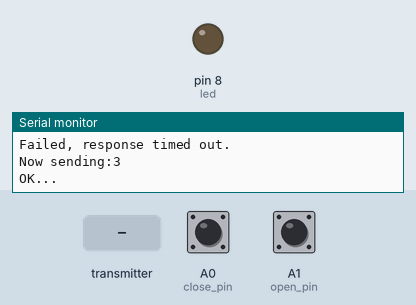
Bench run of a sketch on a simulated Arduino Uno, built with avr-gcc and run on an emulated ATmega328P. Shown: output pins drawn as LEDs (lit = HIGH), the last lines printed to the serial monitor. The test bench sets the inputs (shaded band); at power-on: A0 (close_pin) HIGH, A1 (open_pin) HIGH. No radio packets arrive unless stated; pins used as bus, display or sensor lines are not drawn.

Above: at 0.83 s.
1.3 s: the transmitter starts sending got_response = 0
At 4.03 s:
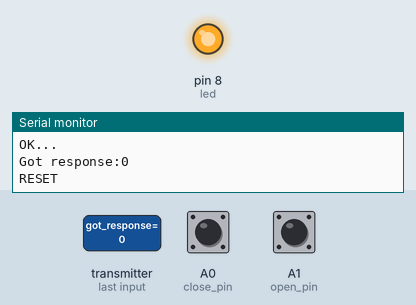
Timing chart, 0 to 10.3 s (numbered marks = the images above; inputs shaded):
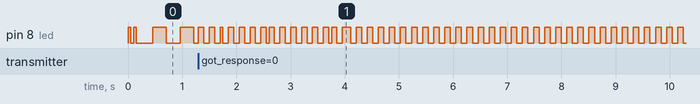

The sketch:

nano_client.ino
```cpp
#include <SPI.h>
#include "nRF24L01.h"
#include "RF24.h"

bool DEBUG = true;

//
// Hardware configuration
//
int close_pin = A0;
int open_pin = A1;
int is_closed_pin = A2;  // unused
int is_open_pin = A3;  // unused

/* Door states:
 * 0 = error, probably communication blackout
 * 1 = close
 * 2 = open
 * 3 = noop (do nothing, all ok)
 */
unsigned long door_action = 3;

int reset_pin = 7;

int led = 8;  // onboard led 13 is used by RF24 for clock o_O
bool led_state = HIGH;
unsigned long led_time_ok = 1000;
unsigned long led_time_blackout = 50;
unsigned long led_timer = led_time_blackout;
unsigned long led_timer_start = millis();
unsigned long radio_led_blackout_treshold = 1000;

unsigned long wireless_interval = 200;
unsigned long last_wireless_millis = 0;
unsigned long radio_wd_time = 4000;

// Set up nRF24L01 radio on SPI bus plus pins 9 & 10
RF24 radio(9, 10);

//
// Topology
//
const uint64_t pipes[2] = { 0xF0F0F0F0E1LL, 0xE8E8F0F0E1LL };

//
// Role management
//
typedef enum { role_ping_out = 1, role_pong_back } role_e;
role_e role = role_ping_out;


void setup()
{
    // reset hack
    digitalWrite(reset_pin, HIGH);
    pinMode(reset_pin, OUTPUT);

    pinMode(led, OUTPUT);
    digitalWrite(led, led_state);

    pinMode(close_pin, INPUT_PULLUP);
    digitalWrite(close_pin, HIGH);
    pinMode(open_pin, INPUT_PULLUP);
    digitalWrite(open_pin, HIGH);
    pinMode(is_closed_pin, INPUT_PULLUP);
    digitalWrite(is_closed_pin, HIGH);
    pinMode(is_open_pin, INPUT_PULLUP);
    digitalWrite(is_open_pin, HIGH);

    //
    // Setup and configure rf radio
    //
    radio.begin();

    // optionally, increase the delay between retries & # of retries
    radio.setRetries(15, 15);

    // optionally, reduce the payload size.  seems to
    // improve reliability
    radio.setPayloadSize(8);

    if ( role == role_ping_out )
    {
        radio.openWritingPipe(pipes[0]);
        radio.openReadingPipe(1, pipes[1]);
    }
    else
    {
        radio.openWritingPipe(pipes[1]);
        radio.openReadingPipe(1, pipes[0]);
    }

    if (DEBUG)
    {
        Serial.begin(115200);
        Serial.println("BEGIN");
    }
}

/*
 * Positive logic.
 * Also guard against disconnected C1 Arduino (all command pins will be HIGH due to internal pullup).
 */
bool readCommandPin(int pin)
{
    if (digitalRead(open_pin) && digitalRead(close_pin))
    {
        return 0;
    }
    return digitalRead(pin);
}

void loop()
{
    door_action_loop();
    radio_loop();
    led_loop();
}

void door_action_loop()
{
    if (readCommandPin(open_pin))
    {
        door_action = 1;
    }
    else if (readCommandPin(close_pin))
    {
        door_action = 2;
    }
    else
    {
        door_action = 3;
    }
}

void radio_loop()
{
    if (millis() - last_wireless_millis < wireless_interval) return;

    // First, stop listening so we can talk.
    radio.stopListening();

    if (DEBUG)
    {
        Serial.print("Now sending:");
        Serial.println(door_action);
    }

    bool ok = radio.write(&door_action, sizeof(unsigned long));
    if (DEBUG)
    {
        if (ok)
        {
            Serial.println("OK...");
        }
        else
        {
            Serial.println("Failed!");
        }
    }

    // Now, continue listening
    radio.startListening();

    if (!ok) return;  // if send failed, bail out

    // Wait here until we get a response, or timeout (250ms)
    unsigned long started_waiting_at = millis();
    bool timeout = false;
    while (!radio.available() && !timeout)
    {
        if (millis() - started_waiting_at > 250)
        {
            timeout = true;
        }
    }

    if (timeout)
    {
        if (DEBUG) Serial.println("Failed, response timed out.\n\r");
    }
    else
    {
        // Grab the response and compare
        unsigned long got_response;
        radio.read(&got_response, sizeof(unsigned long));

        if (DEBUG)
        {
            Serial.print("Got response:");
            Serial.println(got_response);
        }

        if (got_response == door_action)
        {
            // wireless ok
            last_wireless_millis = millis();
        }
    }

    // Reset if communication blackout
    if (millis() - last_wireless_millis > radio_wd_time)
    {
        if (DEBUG) Serial.println("RESET");
        delay(100);
        digitalWrite(reset_pin, LOW);  // Pulling the RESET pin LOW triggers the reset.
    }
}

void led_loop()
{
    if ((last_wireless_millis == 0) || (millis() - last_wireless_millis > radio_led_blackout_treshold))
    {
        led_timer = led_time_blackout;
    }
    else
    {
        led_timer = led_time_ok;
    }
    if (millis() - led_timer_start > led_timer)
    {
        led_state = ! led_state;
        led_timer_start = millis();
        digitalWrite(led, led_state);
    }
}
```
